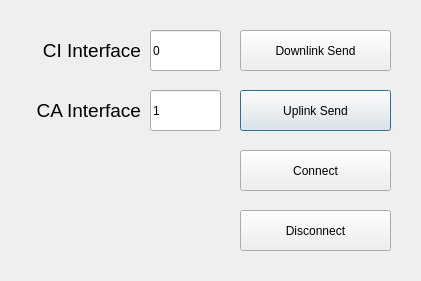
<?xml version="1.0" encoding="UTF-8"?>
<ui version="4.0">
 <class>TestCRDialog</class>
 <widget class="QDialog" name="TestCRDialog">
  <property name="geometry">
   <rect>
    <x>0</x>
    <y>0</y>
    <width>421</width>
    <height>281</height>
   </rect>
  </property>
  <property name="windowTitle">
   <string>Test CR Dialog</string>
  </property>
  <widget class="QLineEdit" name="lineEditCA">
   <property name="geometry">
    <rect>
     <x>150</x>
     <y>90</y>
     <width>71</width>
     <height>41</height>
    </rect>
   </property>
   <property name="text">
    <string>1</string>
   </property>
  </widget>
  <widget class="QPushButton" name="pushButtonCA">
   <property name="geometry">
    <rect>
     <x>240</x>
     <y>90</y>
     <width>151</width>
     <height>41</height>
    </rect>
   </property>
   <property name="text">
    <string>Uplink Send</string>
   </property>
  </widget>
  <widget class="QPushButton" name="pushButtonCI">
   <property name="geometry">
    <rect>
     <x>240</x>
     <y>30</y>
     <width>151</width>
     <height>41</height>
    </rect>
   </property>
   <property name="text">
    <string>Downlink Send</string>
   </property>
  </widget>
  <widget class="QLineEdit" name="lineEditCI">
   <property name="geometry">
    <rect>
     <x>150</x>
     <y>30</y>
     <width>71</width>
     <height>41</height>
    </rect>
   </property>
   <property name="text">
    <string>0</string>
   </property>
  </widget>
  <widget class="QPushButton" name="pushButtonConnect">
   <property name="geometry">
    <rect>
     <x>240</x>
     <y>150</y>
     <width>151</width>
     <height>41</height>
    </rect>
   </property>
   <property name="text">
    <string>Connect</string>
   </property>
  </widget>
  <widget class="QPushButton" name="pushButtonDisconnect">
   <property name="geometry">
    <rect>
     <x>240</x>
     <y>210</y>
     <width>151</width>
     <height>41</height>
    </rect>
   </property>
   <property name="text">
    <string>Disconnect</string>
   </property>
  </widget>
  <widget class="QLabel" name="label">
   <property name="geometry">
    <rect>
     <x>30</x>
     <y>30</y>
     <width>111</width>
     <height>41</height>
    </rect>
   </property>
   <property name="font">
    <font>
     <pointsize>14</pointsize>
     <weight>50</weight>
     <italic>false</italic>
     <bold>false</bold>
    </font>
   </property>
   <property name="text">
    <string>CI Interface</string>
   </property>
   <property name="alignment">
    <set>Qt::AlignRight|Qt::AlignTrailing|Qt::AlignVCenter</set>
   </property>
  </widget>
  <widget class="QLabel" name="label_2">
   <property name="geometry">
    <rect>
     <x>30</x>
     <y>90</y>
     <width>111</width>
     <height>41</height>
    </rect>
   </property>
   <property name="font">
    <font>
     <pointsize>14</pointsize>
     <weight>50</weight>
     <italic>false</italic>
     <bold>false</bold>
    </font>
   </property>
   <property name="text">
    <string>CA Interface</string>
   </property>
   <property name="alignment">
    <set>Qt::AlignRight|Qt::AlignTrailing|Qt::AlignVCenter</set>
   </property>
  </widget>
 </widget>
 <tabstops>
  <tabstop>lineEditCI</tabstop>
  <tabstop>lineEditCA</tabstop>
  <tabstop>pushButtonCI</tabstop>
  <tabstop>pushButtonCA</tabstop>
  <tabstop>pushButtonConnect</tabstop>
  <tabstop>pushButtonDisconnect</tabstop>
 </tabstops>
 <resources/>
 <connections/>
</ui>
